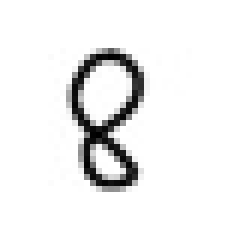
#> input picture src/python_src/test_imgs/8.jpg, 40 x 40 px (shown 6 times larger)
$ python test_array_gen.py
#> lines starting #> are read from the running program, lines starting #| are printed output that depends on the picture
from PIL import Image
import numpy as np

# === Configuration ===
# Path to your 28×28 grayscale image file:
INPUT_PATH = 'test_imgs/8.jpg'
# Path to the generated header file:
OUTPUT_PATH = 'test8.h'
# C variable name for the generated array:
VAR_NAME = 'test_image'
# =====================


def generate_header(input_path, output_path, var_name):
    # Load image, convert to grayscale, resize to 28×28 using LANCZOS for high-quality downsampling
#> called with input_path = 'test_imgs/8.jpg', output_path = 'test8.h', var_name = 'test_image'
    img = Image.open(input_path).convert('L')
    img = img.resize((28, 28), Image.LANCZOS)
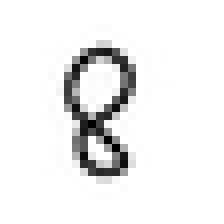
#> img: PIL image 28x28 L (shown 8 times larger); min 0, max 255, mean 238
    # Normalize pixel values to [0,1]
    arr = np.asarray(img, dtype=np.float32) / 255.0
    flat = arr.flatten()
#> flat = 784 values, max 1 at index 0, min 0 at index 431, mean 0.934

    # Prepare include guard based on variable name
    guard = var_name.upper() + '_H'

    # Write C header file
    with open(output_path, 'w') as f:
        f.write(f'#ifndef {guard}\n')
        f.write(f'#define {guard}\n\n')
        f.write('#include <vector>\n\n')
        f.write(f'// Generated from {input_path}\n')
        f.write(f'static const float {var_name}[784] = {{\n')
        for i, val in enumerate(flat):
            f.write(f'    {val:.6f}f')
            if i < len(flat) - 1:
                f.write(',')
            if (i + 1) % 16 == 0:
                f.write('\n')
            else:
                f.write(' ')
        f.write('\n};\n\n')
        f.write(f'inline std::vector<float> get_{var_name}() {{\n')
        f.write(f'    return std::vector<float>({var_name}, {var_name} + 784);\n')
        f.write('}\n\n')
        f.write(f'#endif // {guard}\n')

if __name__ == '__main__':
    generate_header(INPUT_PATH, OUTPUT_PATH, VAR_NAME)
